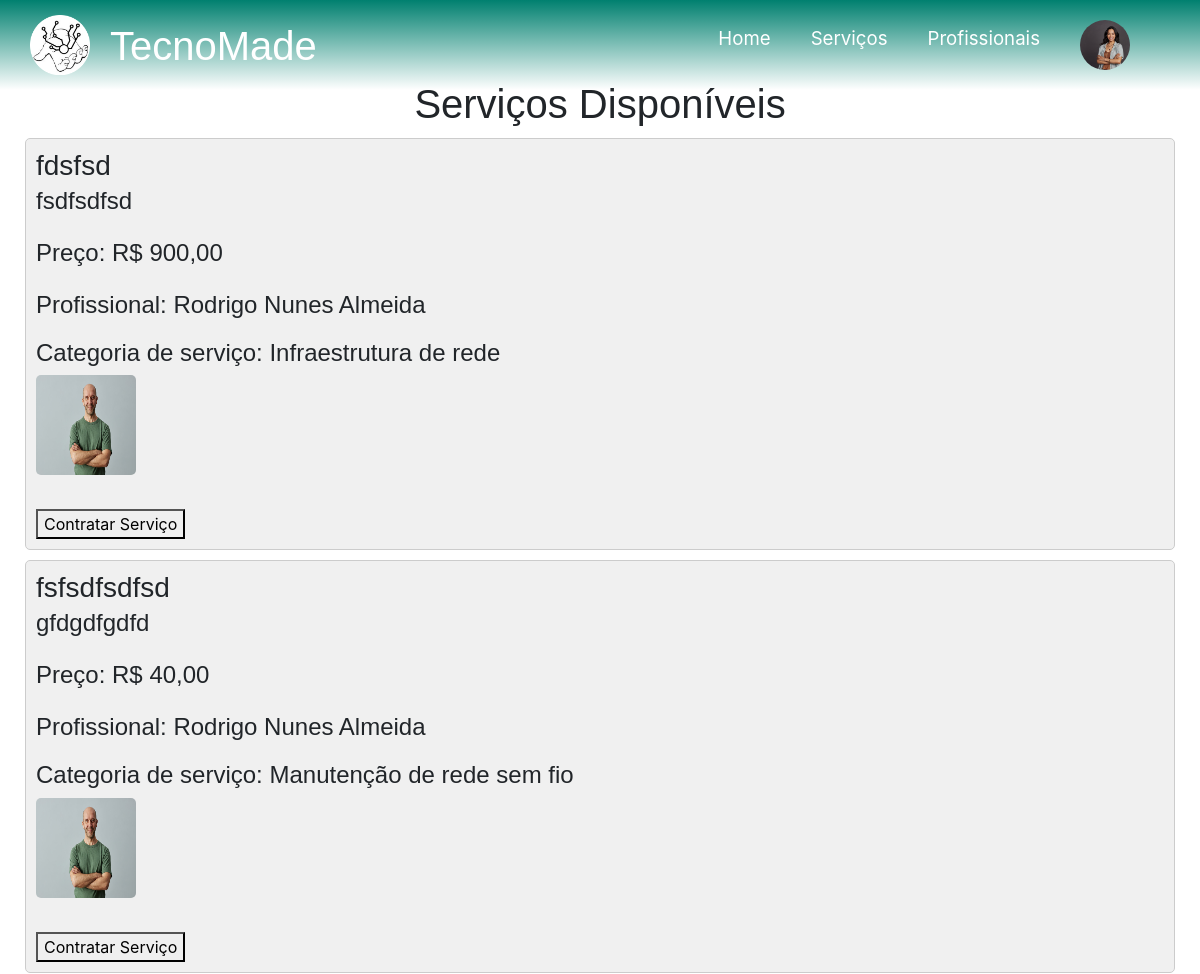
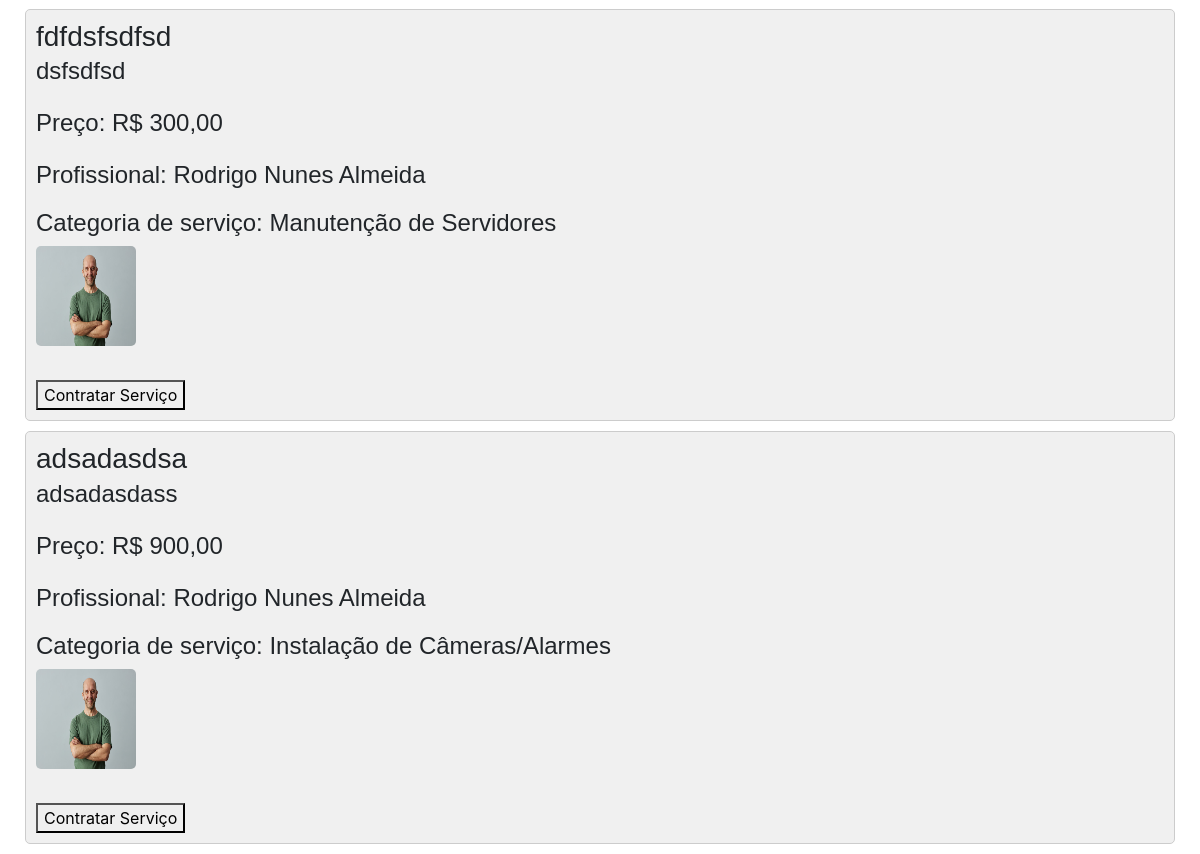
The page /services.php (signed in) on the database as committed earlier (2 pictures, top to bottom).
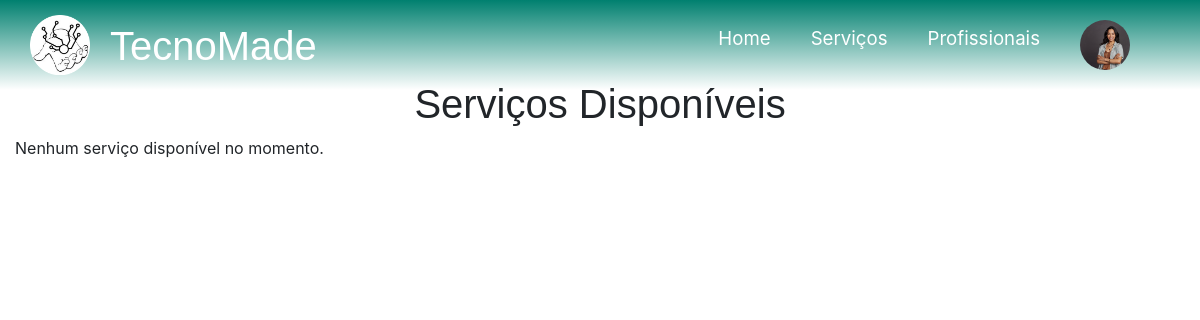
The same page on the database as committed later.
### tables this page shows
CREATE TABLE `users` (
  `id_Usr` int(11) NOT NULL,
  `usrName` varchar(100) NOT NULL,
  `dtNasUsr` date NOT NULL,
  `email` varchar(100) NOT NULL,
  `gender` char(1) NOT NULL,
  `imgData` longblob NOT NULL,
  `imgName` varchar(255) NOT NULL,
  `celUsr` varchar(20) NOT NULL,
  `hashPass` varchar(255) NOT NULL,
  `cpf` varchar(14) NOT NULL
);

CREATE TABLE `services` (
  `id_Service` int(11) NOT NULL,
  `nomeService` varchar(60) NOT NULL,
  `descService` longtext NOT NULL,
  `vlrService` decimal(10,0) NOT NULL,
  `tempoEstimado` int(11) NOT NULL,
  `id_Pf` int(11) NOT NULL,
  `id_Cat` int(11) NOT NULL
);

CREATE TABLE `prof` (
  `id_Pf` int(11) NOT NULL,
  `pfName` varchar(100) NOT NULL,
  `dtNasPf` date NOT NULL,
  `email` varchar(100) NOT NULL,
  `celPf` varchar(20) NOT NULL,
  `gender` char(1) NOT NULL,
  `hashPass` varchar(255) NOT NULL,
  `cnpj` varchar(20) NOT NULL,
  `imgData` longblob NOT NULL,
  `imgName` varchar(255) NOT NULL,
  `categorias` varchar(20) DEFAULT NULL,
  `descPf` text NOT NULL,
  `avaliacao_media` float DEFAULT NULL
);

CREATE TABLE `categorias` (
  `id_Cat` int(11) NOT NULL,
  `nome` varchar(100) DEFAULT NULL
);

### services.php (the view, shortened to what this page needs)
<!DOCTYPE html>
<html lang="pt-br">
<head>
</head>
<body>
    <div class="services">
        <h1>Serviços Disponíveis</h1>
        <?php
        require_once 'connect.php';
        include_once 'navUsr.php';
        $sql = "SELECT services.*, prof.pfName, prof.imgName, categorias.nome AS catName
    FROM services
    INNER JOIN prof ON services.id_Pf = prof.id_Pf
    INNER JOIN categorias ON services.id_Cat = categorias.id_Cat";
        $result = $conn->query($sql);
        if ($result->num_rows > 0) {
            while ($row = $result->fetch_assoc()) {
                $valor =$row['vlrService'];
                $valor = substr($valor,0,-2);
                $valor = number_format($valor,2,',','.');
                echo "<div class='service'>";
                echo "<h3>{$row['nomeService']}</h3>";
                echo "<p>{$row['descService']}</p>";
                echo "<p>Preço: R$ {$valor}</p>";
                echo "<p>Profissional: {$row['pfName']}</p>";
                echo "<h4>Categoria de serviço: {$row['catName']}</h4>";
                if($imgData = $row['imgName']){
                    $imgPf = 'upload/' . $row['imgName'];
                }
                echo "<img src='$imgPf' alt='Imagem do Profissional' class='imgPf'><br><br>";
                echo "<form action='contratService.php' method='post'>";
                echo "<button type='submit'>Contratar Serviço</button>";
                echo "</form>";
                echo "</div>";
            }
        } else {
            echo "Nenhum serviço disponível no momento.";
        }
        ?>
    </div>
</body>
</html>

### navUsr.php (shortened to what this page needs)
<?php
include("connect.php");
?>
<head>
  <link rel="stylesheet" href="./css/style_home.css">
  <link rel="stylesheet" href="https://stackpath.bootstrapcdn.com/bootstrap/4.3.1/css/bootstrap.min.css">
</head>
<div class="header cleafix">
  <div class="container_nav">
    <a class="backhome" href="homeUsr.php">
      <img src="./imgs/img_logo_white_and_black.png" class="logo" />
      <h1 class="title_nav">TecnoMade</h1>
    </a>
    <ul class="nav">
      <li><a href="homeUsr.php" class="nav-links">Home</a></li>
      <li><a href="services.php" class="nav-links">Serviços</a></li>
      <li><a href="prof.php" class="nav-links">Profissionais</a></li>
      <li class="nav-item dropdown">
        <a class="nav-link dropdown-toggle" role="button" data-bs-toggle="dropdown" aria-expanded="false">
        <?php
           $sql = "SELECT * FROM users WHERE id_Usr = $_SESSION[id_Usr]";
           $result = $conn->query($sql);
           if ($result->num_rows > 0) {
               $row = $result->fetch_assoc();
               if(!empty($row['imgName'])){
                $imgUsr = 'upload/' . $row['imgName'];
                echo"<img src='$imgUsr' class='imgNav' alt='Imagem do Profissional'>";
               }
           }
          ?>
      </a>
      </li>
    </ul>
  </div>
</div>

### css/style_home.css (style rules this page uses)
h1,h2,h3,h4 { font-family: "Josefin Sans", sans-serif; font-size: 36pt; }
img { user-select: auto; -webkit-user-select:none; -moz-user-select:none; -ms-user-select:none; }
body { background-color: #000000; padding: 0; margin: 0; box-sizing: border-box; }
.header { height: 80px; width: 100%; padding: 0px 20px; box-sizing: border-box; position: absolute; display: flex; flex-wrap: wrap; background-color: white; background: linear-gradient(0deg, transparent, rgb(0, 128, 111)); height: 90px; width: 100%; top: 0; left: 0; align-items: center; z-index: 9; transition: background-color 0.3s ease; }
.logo { display: block; width: 80px; height: 80px; float: left; padding: 10px; }
.title_nav { font-family: Arial, Helvetica, sans-serif; box-sizing: border-box; color: rgb(255, 255, 255); cursor: pointer; font-weight: 100; position: absolute; left:100px; top: 12px; padding: 10px; }
.nav { float: right; list-style: none; position: absolute; right: 30px; }
.nav li { float: left; }
.nav a { display: block; text-decoration: none; padding: 20px; font-size: 14pt; }
.nav-links,.nav-link { color: #ffffff; text-decoration: none; }
.nav-links::after, .nav-link::after { display: block; margin: 0 auto; margin-top: 5px; width: 0; height: 2px; background-color: rgb(255, 255, 255); content: ""; opacity: 0; -webkit-transition: width 0.6s, opacity 0.8s; -moz-transition: width 0.6s, opacity 0.8s; transition: width 0.6s, opacity 0.8s; }
p { font-size: 18pt !important; font-family: "League Spartan", sans-serif; }
h3, h2 { text-shadow: none !important; }

### services.php (style rules this page uses)
.services { margin: 80px 15px 0 15px; }
.services h1 { text-align: center; }
.service { background-color: #f0f0f0; border: 1px solid #ccc; border-radius: 5px; padding: 10px; margin: 10px; }
.service img { width: 100px; height: 100px; border-radius: 5px; margin-bottom: 10px; }
.service h3 { margin: 0; }

### navUsr.php (style rules this page uses)
.imgNav { width:50px; height: 50px; border-radius: 50%; object-fit: cover; padding: 0; margin-top: -5px; }

Rows that differ between the two databases and show on the page:
removed services: nomeService "fdsfsd", descService "fsdfsdfsd", vlrService "900,00", id_Pf.pfName "Rodrigo Nunes Almeida", id_Cat.nome "Infraestrutura de rede", id_Pf.imgName (picture)
removed services: nomeService "fsfsdfsdfsd", descService "gfdgdfgdfd", vlrService "40,00", id_Pf.pfName "Rodrigo Nunes Almeida", id_Cat.nome "Manutenção de rede sem fio", id_Pf.imgName (picture)
removed services: nomeService "fdfdsfsdfsd", descService "dsfsdfsd", vlrService "300,00", id_Pf.pfName "Rodrigo Nunes Almeida", id_Cat.nome "Manutenção de Servidores", id_Pf.imgName (picture)
removed services: nomeService "adsadasdsa", descService "adsadasdass", vlrService "900,00", id_Pf.pfName "Rodrigo Nunes Almeida", id_Cat.nome "Instalação de Câmeras/Alarmes", id_Pf.imgName (picture)
Other text that changed with them:
text now shown: "Nenhum serviço disponível no momento."
